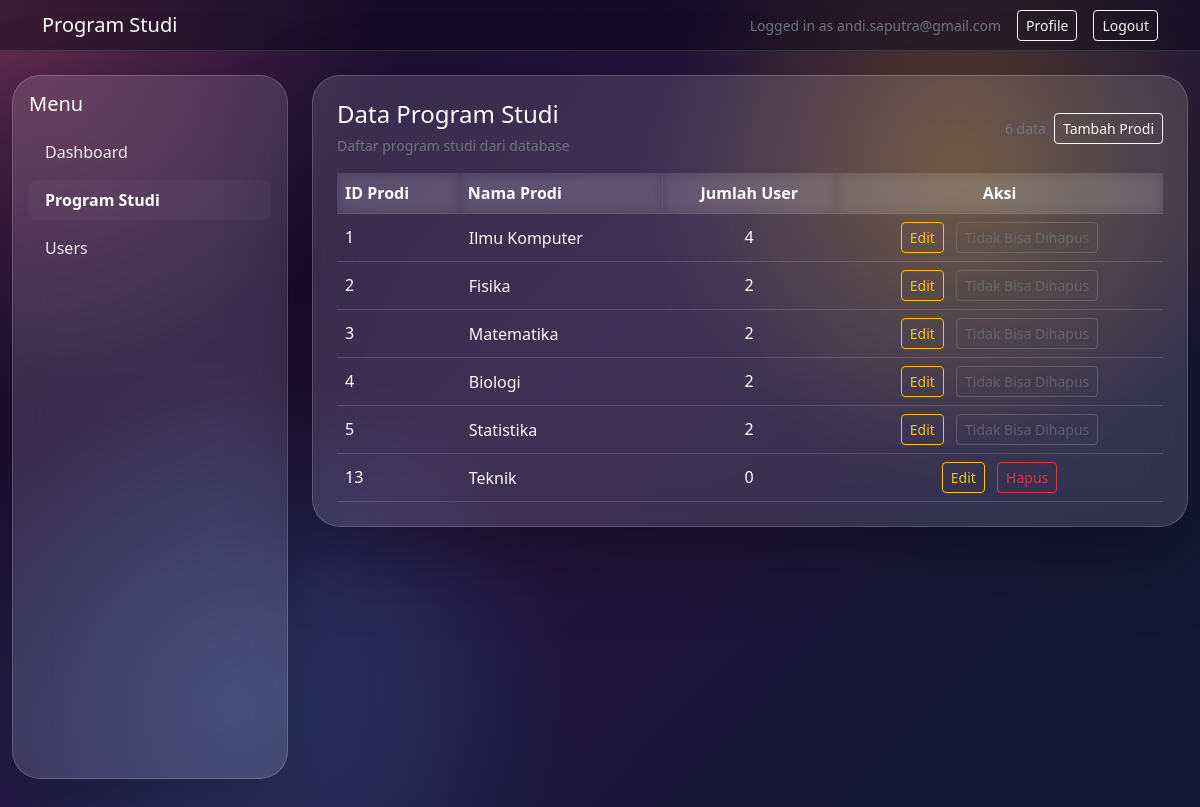
Page /program_studi.php (signed in) on the committed database.
### tables this page shows
CREATE TABLE `prodi_tbl` (
  `prodi_id` int(11) NOT NULL,
  `nama_prodi` varchar(255) NOT NULL
);

### program_studi.php (the view, shortened to what this page needs)
<?php
$dbHost = 'localhost';
$dbUser = 'root';
$dbPassword = '';
$dbName = 'pemweb_db';
$email = $_SESSION['email'] ?? 'User';
$error = '';
$conn = new mysqli($dbHost, $dbUser, $dbPassword, $dbName);
$prodiList = [];
if ($error === '') {
	$prodiResult = $conn->query('SELECT p.prodi_id, p.nama_prodi, COUNT(u.user_id) AS user_count FROM prodi_tbl p LEFT JOIN user_tbl u ON u.prodi_id = p.prodi_id GROUP BY p.prodi_id, p.nama_prodi ORDER BY p.prodi_id ASC');
	if ($prodiResult) {
		while ($row = $prodiResult->fetch_assoc()) {
			$prodiList[] = $row;
		}
	}
}
?>
<!doctype html>
<html lang="en">
<head>
	<link rel="stylesheet" href="css/bootstrap.min.css">
</head>
<body>
	<nav class="navbar navbar-expand-lg navbar-dark" style="background: rgba(10, 10, 20, 0.45); backdrop-filter: blur(16px); border-bottom: 1px solid rgba(255, 255, 255, 0.12);">
		<div class="container">
			<span class="navbar-brand mb-0 h1">Program Studi</span>
			<div class="ms-auto d-flex align-items-center gap-3">
				<span class="text-secondary small">Logged in as <?php echo htmlspecialchars($email, ENT_QUOTES, 'UTF-8'); ?></span>
				<a href="profile.php" class="btn btn-outline-light btn-sm">Profile</a>
				<a href="dashboard.php?logout=1" class="btn btn-outline-light btn-sm">Logout</a>
			</div>
		</div>
	</nav>
	<main class="container-fluid py-4">
		<div class="row g-4">
			<aside class="col-12 col-md-3 mb-4">
				<div class="p-3 hero-glass sidebar">
					<h5 class="mb-3">Menu</h5>
					<ul class="nav flex-column">
						<li class="nav-item mb-2"><a class="nav-link" href="dashboard.php">Dashboard</a></li>
						<li class="nav-item mb-2"><a class="nav-link active" href="program_studi.php">Program Studi</a></li>
						<li class="nav-item mb-2"><a class="nav-link" href="user.php">Users</a></li>
					</ul>
				</div>
			</aside>
			<section class="col-12 col-md-9">
				<div class="row g-4">
					<div class="col-12">
						<div class="card hero-glass p-4 h-100">
							<div class="d-flex justify-content-between align-items-center mb-3">
								<div>
									<h4 class="mb-1">Data Program Studi</h4>
									<small class="text-secondary">Daftar program studi dari database</small>
								</div>
								<div class="d-flex align-items-center gap-2">
									<div class="text-secondary small"><?php echo count($prodiList); ?> data</div>
									<button type="button" class="btn btn-outline-light btn-sm" data-bs-toggle="modal" data-bs-target="#tambahProdiModal">Tambah Prodi</button>
								</div>
							</div>
							<div class="table-responsive">
								<table class="table table-glass align-middle mb-0">
									<thead>
										<tr>
											<th>ID Prodi</th>
											<th>Nama Prodi</th>
											<th class="text-center">Jumlah User</th>
											<th class="text-center">Aksi</th>
										</tr>
									</thead>
									<tbody>
										<?php if (count($prodiList) > 0): ?>
											<?php foreach ($prodiList as $prodi): ?>
												<tr>
													<td><?php echo htmlspecialchars($prodi['prodi_id'] ?? '', ENT_QUOTES, 'UTF-8'); ?></td>
													<td>
														<button type="button" class="btn btn-link text-light text-decoration-none p-0" style="cursor: pointer;" data-bs-toggle="modal" data-bs-target="#editProdiModal<?php echo htmlspecialchars($prodi['prodi_id'] ?? '', ENT_QUOTES, 'UTF-8'); ?>">
															<?php echo htmlspecialchars($prodi['nama_prodi'] ?? '', ENT_QUOTES, 'UTF-8'); ?>
														</button>
													</td>
													<td class="text-center"><?php echo htmlspecialchars((string)($prodi['user_count'] ?? '0'), ENT_QUOTES, 'UTF-8'); ?></td>
													<td class="text-center">
														<button type="button" class="btn btn-sm btn-outline-warning me-2" data-bs-toggle="modal" data-bs-target="#editProdiModal<?php echo htmlspecialchars($prodi['prodi_id'] ?? '', ENT_QUOTES, 'UTF-8'); ?>">Edit</button>
														<?php if ((int)($prodi['user_count'] ?? 0) > 0): ?>
															<button type="button" class="btn btn-sm btn-outline-secondary" disabled title="Program studi ini masih digunakan oleh data user">Tidak Bisa Dihapus</button>
														<?php else: ?>
															<a href="program_studi.php?delete=<?php echo htmlspecialchars($prodi['prodi_id'] ?? '', ENT_QUOTES, 'UTF-8'); ?>" class="btn btn-sm btn-outline-danger" onclick="return confirm('Apakah Anda yakin ingin menghapus program studi ini?');">Hapus</a>
														<?php endif; ?>
													</td>
												</tr>
											<?php endforeach; ?>
										<?php else: ?>
											<tr>
												<td colspan="4" class="text-center text-secondary py-4">Belum ada data program studi.</td>
											</tr>
										<?php endif; ?>
									</tbody>
								</table>
							</div>
						</div>
					</div>
				</div>
			</section>
		</div>
	</main>
</body>
</html>

### program_studi.php (style rules this page uses)
body { min-height: 100vh; background: radial-gradient(circle at top left, rgba(255, 111, 145, 0.35), transparent 28%), radial-gradient(circle at 80% 20%, rgba(255, 196, 0, 0.28), transparent 26%), radial-gradient(circle at 20% 85%, rgba(76, 175, 255, 0.24), transparent 28%), linear-gradient(135deg, #140b2d 0%, #25143f 45%, #0f1832 100%); color: #fff; }
.hero-glass { backdrop-filter: blur(20px); background: rgba(255, 255, 255, 0.12); border: 1px solid rgba(255, 255, 255, 0.18); color: #fff; border-radius: 1.75rem; box-shadow: 0 24px 80px rgba(0, 0, 0, 0.35); }
.table-glass { --bs-table-bg: transparent; --bs-table-color: #fff; --bs-table-border-color: rgba(255, 255, 255, 0.15); }
.table-responsive { max-height: 360px; overflow-y: auto; }
.table-responsive table { margin-bottom: 0; }
.table-responsive thead th { position: sticky; top: 0; z-index: 2; background: rgba(255, 255, 255, 0.06); backdrop-filter: blur(6px); color: #fff; }
.sidebar { min-height: calc(100vh - 96px); position: sticky; top: 72px; }
.sidebar .nav-link { color: rgba(255,255,255,0.9); }
.sidebar .nav-link.active { font-weight: 700; color: #fff; background: rgba(255,255,255,0.03); border-radius: 0.5rem; }

### rows in the picture
prodi_tbl: prodi_id "1", nama_prodi "Ilmu Komputer", user_count "4", shows "Tidak Bisa Dihapus"
prodi_tbl: prodi_id "2", nama_prodi "Fisika", user_count "2", shows "Tidak Bisa Dihapus"
prodi_tbl: prodi_id "3", nama_prodi "Matematika", user_count "2", shows "Tidak Bisa Dihapus"
prodi_tbl: prodi_id "4", nama_prodi "Biologi", user_count "2", shows "Tidak Bisa Dihapus"
prodi_tbl: prodi_id "5", nama_prodi "Statistika", user_count "2", shows "Tidak Bisa Dihapus"
prodi_tbl: prodi_id "13", nama_prodi "Teknik", user_count "0"

### other values in the picture
$email "andi.saputra@gmail.com"
count($prodiList) "6"
